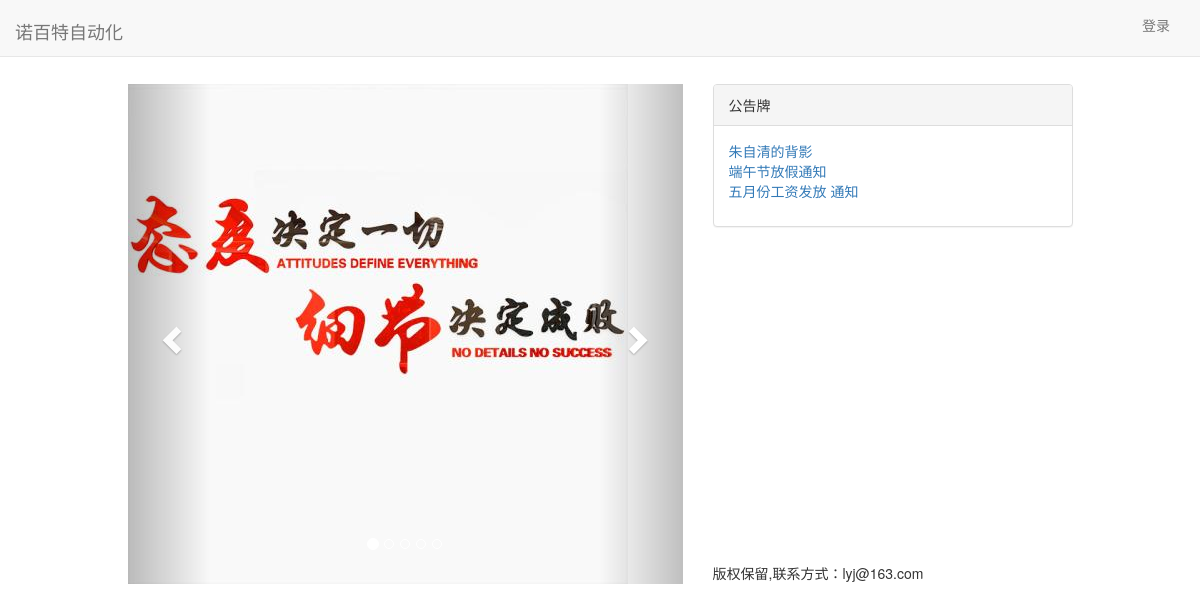
The page / on the database its author committed.
### notice/models.py (models this page shows)
class Notice(models.Model):
    title = models.CharField(max_length=100,verbose_name="标题")
    author = models.ForeignKey(User, on_delete=models.DO_NOTHING, verbose_name="发表人", null=True)
    created_time = models.DateField(auto_now_add=True, verbose_name="发布时间")
    content = models.TextField(verbose_name="内容")
    class Meta:
        ordering = ['-created_time']

### factory/views.py (the view)
# urls.py: 2. Add a URL to urlpatterns:  path('', views.home, name='home')
def home(request):
    notices = Notice.objects.all()
    context = {}
    context['notices'] = notices
    return render(request, 'home.html', context)

### templates/home.html (shortened to what this page needs)
{% extends 'base.html' %}
{% load static %}
{% block content %}
<div class="container">
        <div class="row">
            <div class="col-xs-6 col-xs-offset-1">
                <div id="myCarousel" class="carousel" style="margin-top: 1em">
                    <ol class="carousel-indicators">
                        <li data-target="#myCarousel" data-slide-to="0" class="active"></li>
                        <li data-target="#myCarousel" data-slide-to="1"></li>
                        <li data-target="#myCarousel" data-slide-to="2"></li>
                        <li data-target="#myCarousel" data-slide-to="3"></li>
                        <li data-target="#myCarousel" data-slide-to="4"></li>
                    </ol>
                    <div class="carousel-inner">
                        <div class="item active">
                            <img src="{% static 'images/0.jpg' %}" alt="First slide">
                        </div>
                    </div>
                    <a class="left carousel-control" href="#myCarousel" role="button" data-slide="prev">
                        <span class="glyphicon glyphicon-chevron-left" aria-hidden="true"></span>
                    </a>
                    <a class="right carousel-control" href="#myCarousel" role="button" data-slide="next">
                        <span class="glyphicon glyphicon-chevron-right" aria-hidden="true"></span>
                    </a>
                </div>
            </div>
             <div class="col-xs-4 " style="margin-top: 1em">
                <div class="panel panel-default">
                    <div class="panel-heading">公告牌</div>
                        <div class="panel-body">
                            <ul>
                                {%for notice in notices %}
                                <li><a href="{%url 'notice' notice.pk%}">{{notice.title}}</a></li>
                                {%endfor%}
                            </ul>
                        </div>
                    </div>
                 <div style="margin-top: 24em">版权保留,联系方式：lyj@163.com</div>
                </div>
            </div>
        </div>
{% endblock %}

### static/home.css (style rules this page uses)
* { margin: 0; padding: 0; }
body { margin-top: 70px!important; }
ul { list-style-type: none!important; }

### rows shown on the page
Notice: title "朱自清的背影"
Notice: title "端午节放假通知"
Notice: title "五月份工资发放 通知"
